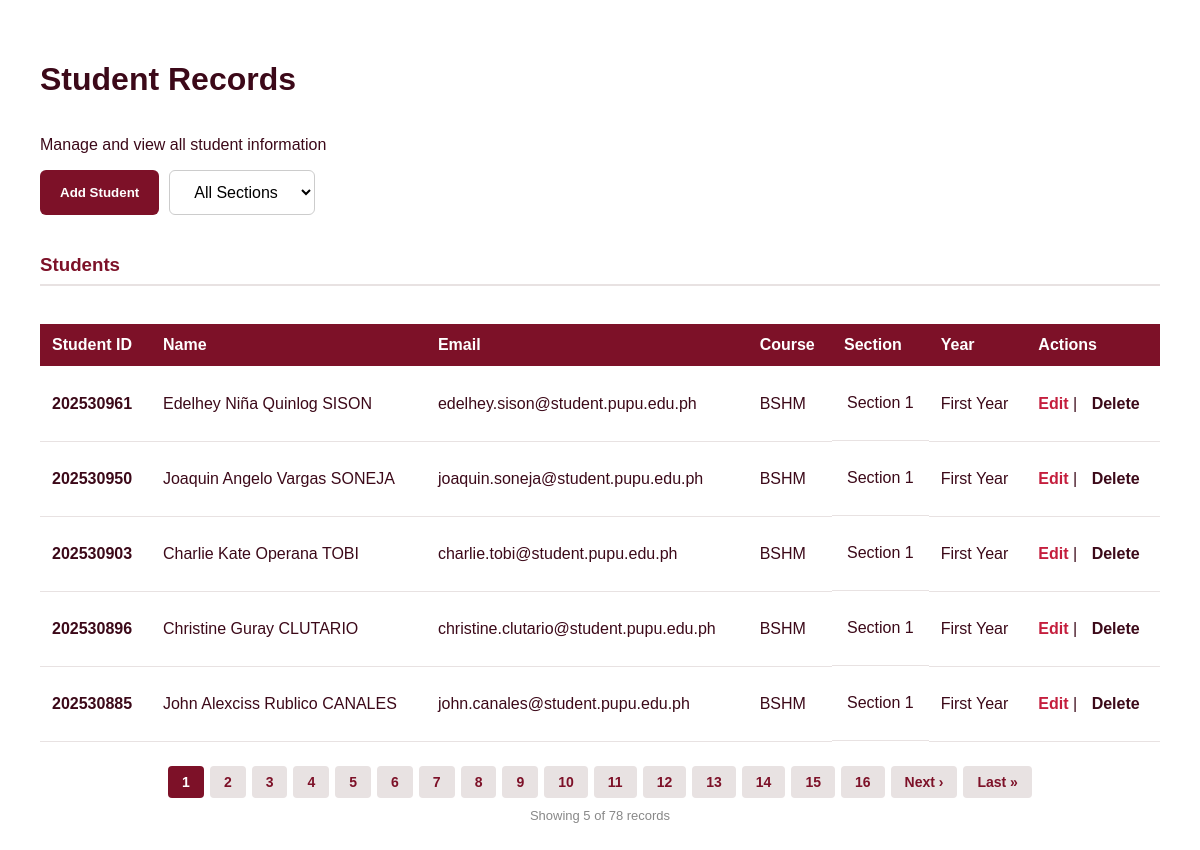
The page / on the database its author committed.
### tables this page shows
CREATE TABLE students (
  id INT AUTO_INCREMENT PRIMARY KEY,
  student_id VARCHAR(20) NOT NULL UNIQUE,
  first_name VARCHAR(100) NOT NULL,
  last_name VARCHAR(100) NOT NULL,
  email VARCHAR(150) NOT NULL,
  course VARCHAR(50) NOT NULL,
  year_level VARCHAR(50) NOT NULL,
  section VARCHAR(50) NOT NULL,
  status VARCHAR(20) DEFAULT 'Active',
  created_at TIMESTAMP DEFAULT CURRENT_TIMESTAMP
);

### index.php (the view, shortened to what this page needs)
<?php
include 'config.php';
$limit = 5;
$page = isset($_GET['page']) && is_numeric($_GET['page']) ? (int) $_GET['page'] : 1;
$offset = ($page - 1) * $limit;
$section_filter = isset($_GET['section']) && $_GET['section'] !== '' ? mysqli_real_escape_string($conn, $_GET['section']) : '';
$where_clause = $section_filter ? "WHERE section = '$section_filter'" : '';
$section_param = $section_filter ? "&section=$section_filter" : '';
$total_result = mysqli_query($conn, "SELECT COUNT(*) AS total FROM students $where_clause");
$total_row = mysqli_fetch_assoc($total_result);
$total_records = $total_row['total'];
$total_pages = ceil($total_records / $limit);
$result = mysqli_query($conn, "SELECT * FROM students $where_clause ORDER BY id DESC LIMIT $limit OFFSET $offset");
?>
<!DOCTYPE html>
<html lang="en">
<head>
    <link rel="stylesheet" href="style.css">
</head>
<body>
    <h1>Student Records</h1>
    <p>Manage and view all student information</p>
    <div class="add-refresh">
        <button onclick="window.location.href='add.php'" class="default-btn">Add Student</button>
        <select class="filter-select" onchange="location.href='?section='+this.value">
            <option value="">All Sections</option>
        </select>
    </div>
    <h3>Students</h3>
    <table>
        <thead>
            <tr>
                <th>Student ID</th>
                <th>Name</th>
                <th>Email</th>
                <th>Course</th>
                <th>Section</th>
                <th>Year</th>
                <th>Actions</th>
            </tr>
        </thead>
        <tbody>
            <?php while ($row = mysqli_fetch_assoc($result)): ?>
                <tr>
                    <td><strong><?php echo $row['student_id']; ?></strong></td>
                    <td><?php echo $row['first_name'] . ' ' . $row['last_name']; ?></td>
                    <td><?php echo $row['email']; ?></td>
                    <td><?php echo $row['course']; ?></td>
                    <td class="sec">
                        <p><?php echo $row['section']; ?></p>
                    </td>
                    <td><?php echo $row['year_level']; ?></td>
                    <td>
                        <a class="action-link edit-lnk" href="edit.php?id=<?php echo $row['id']; ?>">Edit</a> |
                        <a class="action-link del-lnk" href="delete.php?id=<?php echo $row['id']; ?>"
                            onclick="return confirm('Delete?')">Delete</a>
                    </td>
                </tr>
            <?php endwhile; ?>
        </tbody>
    </table>
    <?php if ($total_pages > 1): ?>
        <div class="pagination">
            <?php for ($i = 1; $i <= $total_pages; $i++): ?>
                <a href="?page=<?php echo $i; ?><?php echo $section_param; ?>" class="<?php echo $i === $page ? 'active' : ''; ?>"><?php echo $i; ?></a>
            <?php endfor; ?>
            <?php if ($page < $total_pages): ?>
                <a href="?page=<?php echo $page + 1; ?><?php echo $section_param; ?>">Next &rsaquo;</a>
                <a href="?page=<?php echo $total_pages; ?><?php echo $section_param; ?>">Last &raquo;</a>
            <?php endif; ?>
        </div>
    <?php endif; ?>
    <p class="record-count">Showing
        <?php
        if ($total_records % $limit == 0) {
            echo $limit * $page;
        } else {
            $last_record = ($limit * $total_pages) - $total_records;
            $final_record = ($limit * $total_pages) - $last_record;
            $count = ($page != $total_pages) ? $limit * $page : $final_record;
            echo $count;
        }
        ; ?>
        of
        <?php echo $total_records; ?> records
    </p>
</body>
</html>

### style.css (style rules this page uses)
:root { --primary: #7d1128; --secondary: #c41e3d; --dark: #3c0919; --light: #e8e2e2; --accent: #ffc107; }
body { display: flex; flex-direction: column; font-family: "Poppins", sans-serif; background-color: #ffffff; color: var(--dark); margin: 0; padding: 40px; }
h3 { color: var(--primary); border-bottom: 2px solid var(--light); padding-bottom: 8px; }
input, select { width: 100%; padding: 10px; margin: 8px 0; border: 1px solid #ccc; border-radius: 4px; box-sizing: border-box; }
.default-btn { background-color: var(--primary); color: #ffffff; padding: 12px 20px; border: none; border-radius: 6px; cursor: pointer; font-weight: bold; width: 100%; }
table { width: 100%; border-collapse: collapse; margin-top: 20px; }
th { background-color: var(--primary); color: #ffffff; padding: 12px; text-align: left; }
td { padding: 12px; border-bottom: 1px solid var(--light); }
td.sec { display: flex; justify-content: center; align-self: center; }
.action-link { text-decoration: none; font-weight: bold; }
.edit-lnk { color: var(--secondary); }
.del-lnk { color: var(--dark); margin-left: 10px; }
.pagination { display: flex; justify-content: center; gap: 6px; margin-top: 24px; flex-wrap: wrap; }
.pagination a { display: inline-block; padding: 8px 14px; text-decoration: none; color: var(--primary); background: var(--light); border-radius: 4px; font-weight: bold; font-size: 14px; transition: background 0.2s; }
.pagination a.active { background: var(--primary); color: #ffffff; pointer-events: none; }
.record-count { text-align: center; color: #888; font-size: 13px; margin-top: 10px; }
.filter-select { padding: 12px 20px; border: 1px solid #ccc; border-radius: 6px; font-family: inherit; font-size: inherit; background: #fff; cursor: pointer; width: auto; margin: 0; }
.add-refresh { display: flex; gap: 10px; width:35%; margin-bottom: 20px; }
.add-refresh .default-btn { width: auto; }

### rows shown on the page
students: student "202530961", first_name "Edelhey Niña Quinlog", last_name "SISON", email "edelhey.sison@student.pupu.edu.ph", course "BSHM", section "Section 1", year_level "First Year"
students: student "202530950", first_name "Joaquin Angelo Vargas", last_name "SONEJA", email "joaquin.soneja@student.pupu.edu.ph", course "BSHM", section "Section 1", year_level "First Year"
students: student "202530903", first_name "Charlie Kate Operana", last_name "TOBI", email "charlie.tobi@student.pupu.edu.ph", course "BSHM", section "Section 1", year_level "First Year"
students: student "202530896", first_name "Christine Guray", last_name "CLUTARIO", email "christine.clutario@student.pupu.edu.ph", course "BSHM", section "Section 1", year_level "First Year"
students: student "202530885", first_name "John Alexciss Rublico", last_name "CANALES", email "john.canales@student.pupu.edu.ph", course "BSHM", section "Section 1", year_level "First Year"

### other values the page prints
$count "5"
$total_records "78"
